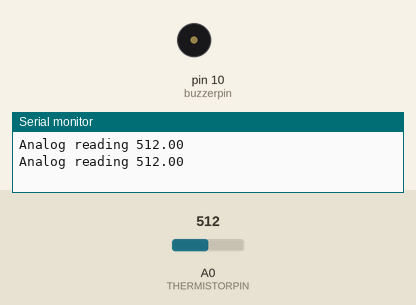
Recording of a sketch running on a simulated Arduino Uno, built with avr-gcc and run on an emulated ATmega328P. Shown: buzzer (waves = sounding, pin HIGH), the last lines printed to the serial monitor. Inputs (shaded band) come from the test bench; at power-on: A0 (THERMISTORPIN) = 512.

Above: at 1.8 s.
1.9 s: A0 (THERMISTORPIN) set to 417
3.4 s: A0 (THERMISTORPIN) set to 388
At 4.6 s:
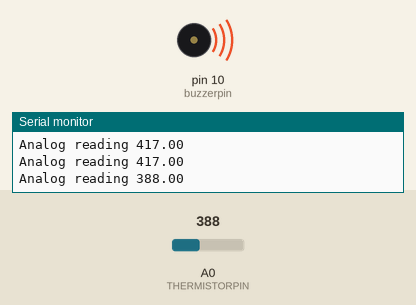
5.5 s: A0 (THERMISTORPIN) set to 410
At 7.2 s:
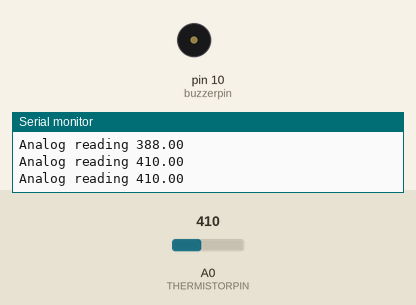
7.5 s: A0 (THERMISTORPIN) set to 390
At 9.0 s:
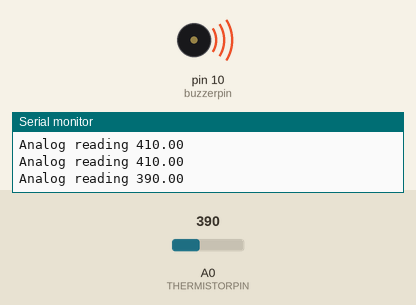
Timing chart, 0 to 10.5 s (numbered marks = the images above; inputs shaded):
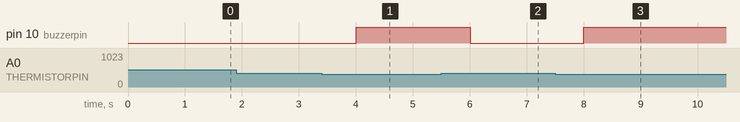

The sketch:

fire1.ino
```cpp
float THERMISTORPIN= A0; // Thermistor connected to A0
int buzzerpin = 10;// Buzzer connected to pin 10

void setup(void) {
  pinMode(buzzerpin,OUTPUT);
  Serial.begin(9600);
}

void loop(void) {
  float reading;

  reading = analogRead(THERMISTORPIN);

  Serial.print("Analog reading ");
  Serial.println(reading);
  if (reading<400)
  {
    digitalWrite(buzzerpin,HIGH);

  }
  else
  {
    digitalWrite(buzzerpin,LOW);
  }

  // convert the value to resistance


  delay(1000);
}
```

Measured:
- the behaviour switches between 400 and 399 on A0 (THERMISTORPIN) (found by bisection; images 0 and 1)
- after the input at 3.4 s, pin 10 (buzzerpin): LOW → HIGH after 0.60 s
- after the input at 5.5 s, pin 10 (buzzerpin): HIGH → LOW after 0.51 s
- after the input at 7.5 s, pin 10 (buzzerpin): LOW → HIGH after 0.51 s
